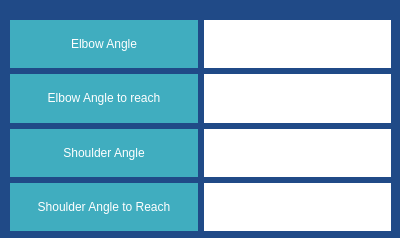
<?xml version="1.0" encoding="UTF-8"?>
<ui version="4.0">
 <class>Form</class>
 <widget class="QWidget" name="Form">
  <property name="geometry">
   <rect>
    <x>0</x>
    <y>0</y>
    <width>400</width>
    <height>238</height>
   </rect>
  </property>
  <property name="windowTitle">
   <string>Form</string>
  </property>
  <property name="styleSheet">
   <string notr="true">background-color: rgb(32, 74, 135);</string>
  </property>
  <widget class="QWidget" name="">
   <property name="geometry">
    <rect>
     <x>10</x>
     <y>20</y>
     <width>381</width>
     <height>211</height>
    </rect>
   </property>
   <layout class="QVBoxLayout" name="verticalLayout">
    <item>
     <layout class="QHBoxLayout" name="horizontalLayout">
      <item>
       <widget class="QLabel" name="label">
        <property name="styleSheet">
         <string notr="true">background-color: rgb(64, 173, 191);</string>
        </property>
        <property name="text">
         <string>&lt;html&gt;&lt;head/&gt;&lt;body&gt;&lt;p align=&quot;center&quot;&gt;&lt;span style=&quot; color:#ffffff;&quot;&gt;Elbow Angle&lt;/span&gt;&lt;/p&gt;&lt;/body&gt;&lt;/html&gt;</string>
        </property>
       </widget>
      </item>
      <item>
       <widget class="QLabel" name="elbow_angle_label">
        <property name="styleSheet">
         <string notr="true">background-color: rgb(255, 255, 255);</string>
        </property>
        <property name="text">
         <string/>
        </property>
       </widget>
      </item>
     </layout>
    </item>
    <item>
     <layout class="QHBoxLayout" name="horizontalLayout_3">
      <item>
       <widget class="QLabel" name="label_5">
        <property name="styleSheet">
         <string notr="true">background-color: rgb(64, 173, 191);</string>
        </property>
        <property name="text">
         <string>&lt;html&gt;&lt;head/&gt;&lt;body&gt;&lt;p align=&quot;center&quot;&gt;&lt;span style=&quot; color:#ffffff;&quot;&gt;Elbow Angle to reach&lt;/span&gt;&lt;/p&gt;&lt;/body&gt;&lt;/html&gt;</string>
        </property>
       </widget>
      </item>
      <item>
       <widget class="QLabel" name="elbow_angle_to_reach_label">
        <property name="styleSheet">
         <string notr="true">background-color: rgb(255, 255, 255);</string>
        </property>
        <property name="text">
         <string/>
        </property>
       </widget>
      </item>
     </layout>
    </item>
    <item>
     <layout class="QHBoxLayout" name="horizontalLayout_4">
      <item>
       <widget class="QLabel" name="label_7">
        <property name="styleSheet">
         <string notr="true">background-color: rgb(64, 173, 191);</string>
        </property>
        <property name="text">
         <string>&lt;html&gt;&lt;head/&gt;&lt;body&gt;&lt;p align=&quot;center&quot;&gt;&lt;span style=&quot; color:#ffffff;&quot;&gt;Shoulder Angle&lt;/span&gt;&lt;/p&gt;&lt;/body&gt;&lt;/html&gt;</string>
        </property>
       </widget>
      </item>
      <item>
       <widget class="QLabel" name="shoulder_angle_label">
        <property name="styleSheet">
         <string notr="true">background-color: rgb(255, 255, 255);</string>
        </property>
        <property name="text">
         <string/>
        </property>
       </widget>
      </item>
     </layout>
    </item>
    <item>
     <layout class="QHBoxLayout" name="horizontalLayout_5">
      <item>
       <widget class="QLabel" name="label_10">
        <property name="styleSheet">
         <string notr="true">background-color: rgb(64, 173, 191);</string>
        </property>
        <property name="text">
         <string>&lt;html&gt;&lt;head/&gt;&lt;body&gt;&lt;p align=&quot;center&quot;&gt;&lt;span style=&quot; color:#ffffff;&quot;&gt;Shoulder Angle to Reach&lt;/span&gt;&lt;/p&gt;&lt;/body&gt;&lt;/html&gt;</string>
        </property>
       </widget>
      </item>
      <item>
       <widget class="QLabel" name="shoulder_angle_to_reach_angle">
        <property name="styleSheet">
         <string notr="true">background-color: rgb(255, 255, 255);</string>
        </property>
        <property name="text">
         <string/>
        </property>
       </widget>
      </item>
     </layout>
    </item>
   </layout>
  </widget>
 </widget>
 <resources/>
 <connections/>
</ui>
